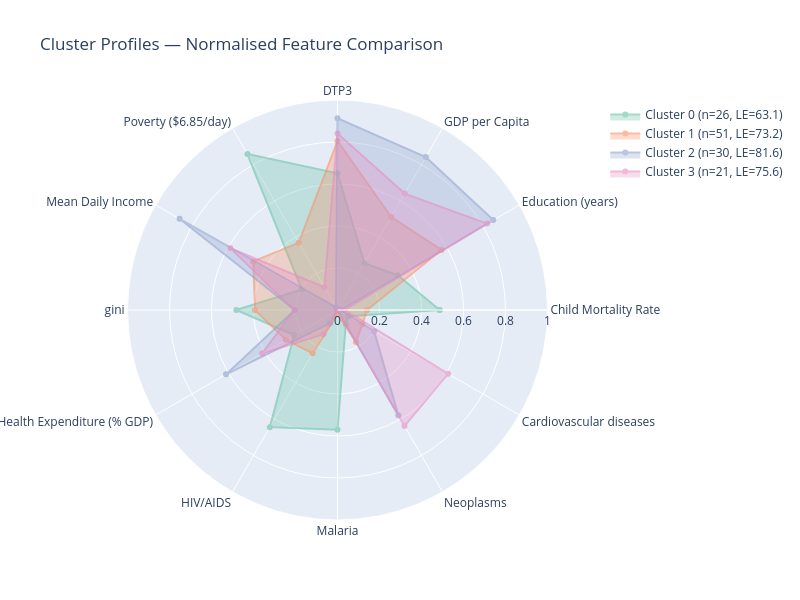

The cell this chart's notebook holds for it:
### Code cell
# === RADAR CHART CLUSTER PROFILES ===

scaler_mm         = MinMaxScaler()
df_radar          = df_cluster_f.copy()
df_radar[features_f] = scaler_mm.fit_transform(df_radar[features_f])
cluster_radar_means  = df_radar.groupby('Cluster')[features_f].mean()

fig    = go.Figure()
colors = px.colors.qualitative.Set2

for cluster_id in sorted(cluster_radar_means.index):
    values  = cluster_radar_means.loc[cluster_id].tolist()
    values += [values[0]]  # close the polygon
    n       = (df_cluster_f['Cluster'] == cluster_id).sum()
    avg_le  = df_cluster_f[df_cluster_f['Cluster'] == cluster_id][TARGET].mean()
    fig.add_trace(go.Scatterpolar(
        r=values, theta=features_f + [features_f[0]],
        fill='toself',
        name=f'Cluster {cluster_id} (n={n}, LE={avg_le:.1f})',
        line=dict(color=colors[cluster_id % len(colors)]),
        opacity=0.6
    ))

fig.update_layout(
    polar=dict(radialaxis=dict(visible=True, range=[0, 1])),
    title='Cluster Profiles — Normalised Feature Comparison',
    width=800, height=600
)
fig.show()

### Figure 1 — Plotly figure (JSON) as saved in the notebook; plotly's stock layout.template omitted (floating-point values rounded to 4 significant figures)
{"data": [{"fill": "toself", "line": {"color": "rgb(102,194,165)"}, "name": "Cluster 0 (n=26, LE=63.1)", "opacity": 0.6, "r": [0.4864, 0.331, 0.2569, 0.6512, 0.8576, 0.1967, 0.4818, 0.238, 0.6441, 0.5703, 0.07854, 0.05991, 0.4864], "theta": ["Child Mortality Rate", "Education (years)", "GDP per Capita", "DTP3", "Poverty ($6.85/day)", "Mean Daily Income", "gini", "Health Expenditure (% GDP)", "HIV/AIDS", "Malaria", "Neoplasms", "Cardiovascular diseases", "Child Mortality Rate"], "type": "scatterpolar"}, {"fill": "toself", "line": {"color": "rgb(252,141,98)"}, "name": "Cluster 1 (n=51, LE=73.2)", "opacity": 0.6, "r": [0.1402, 0.5719, 0.5108, 0.8047, 0.3693, 0.463, 0.3928, 0.2837, 0.2375, 0.01951, 0.1754, 0.1363, 0.1402], "theta": ["Child Mortality Rate", "Education (years)", "GDP per Capita", "DTP3", "Poverty ($6.85/day)", "Mean Daily Income", "gini", "Health Expenditure (% GDP)", "HIV/AIDS", "Malaria", "Neoplasms", "Cardiovascular diseases", "Child Mortality Rate"], "type": "scatterpolar"}, {"fill": "toself", "line": {"color": "rgb(141,160,203)"}, "name": "Cluster 2 (n=30, LE=81.6)", "opacity": 0.6, "r": [0.01422, 0.8567, 0.8407, 0.9129, 0.01397, 0.8683, 0.2028, 0.613, 0.07332, 1.415e-05, 0.5787, 0.2015, 0.01422], "theta": ["Child Mortality Rate", "Education (years)", "GDP per Capita", "DTP3", "Poverty ($6.85/day)", "Mean Daily Income", "gini", "Health Expenditure (% GDP)", "HIV/AIDS", "Malaria", "Neoplasms", "Cardiovascular diseases", "Child Mortality Rate"], "type": "scatterpolar"}, {"fill": "toself", "line": {"color": "rgb(231,138,195)"}, "name": "Cluster 3 (n=21, LE=75.6)", "opacity": 0.6, "r": [0.03446, 0.8227, 0.6402, 0.8402, 0.125, 0.5896, 0.2058, 0.4139, 0.1333, 0, 0.6383, 0.6078, 0.03446], "theta": ["Child Mortality Rate", "Education (years)", "GDP per Capita", "DTP3", "Poverty ($6.85/day)", "Mean Daily Income", "gini", "Health Expenditure (% GDP)", "HIV/AIDS", "Malaria", "Neoplasms", "Cardiovascular diseases", "Child Mortality Rate"], "type": "scatterpolar"}], "layout": {"height": 600, "polar": {"radialaxis": {"range": [0, 1], "visible": true}}, "title": {"text": "Cluster Profiles — Normalised Feature Comparison"}, "width": 800}}
